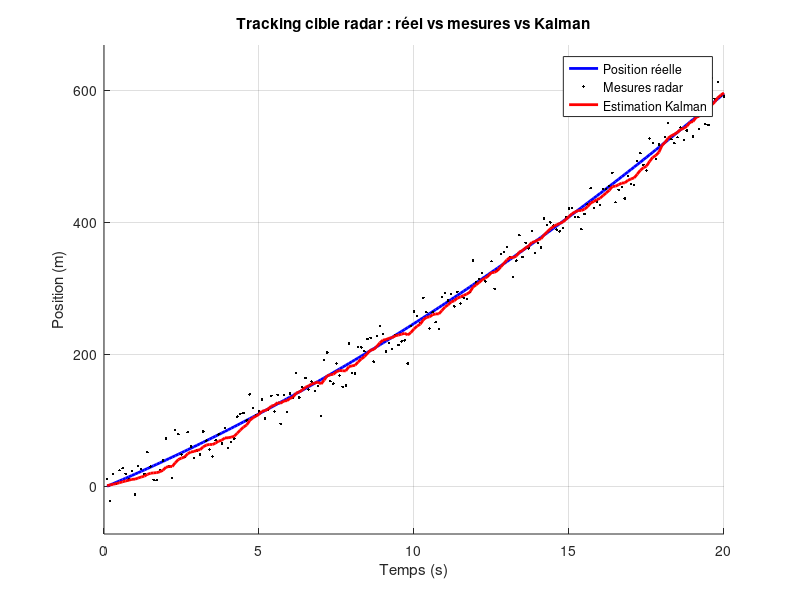

The MATLAB script that drew this image:
clear; close all; clc;
%% 
% Le filtre de Kalman est l'algorithme de référence pour le tracking linéaire
% avec bruits gaussiens.
% Il donne l'estimation optimale (au sens MMSE) de l'état.

%% ===============================
%     PARAMÈTRES DE LA SIMULATION
% ===============================
dt = 0.1;         % période radar
T = 20;           % durée totale
N = T/dt;         % nombre d'itérations

% Trajectoire réelle (exemple : cible avance + accélère)
pos_true  = zeros(1,N);
vel_true  = zeros(1,N);

pos_true(1) = 0;
vel_true(1) = 20;   % 20 m/s

acceleration = 1;   % m/s²

for k = 2:N
    vel_true(k) = vel_true(k-1) + acceleration*dt;
    pos_true(k) = pos_true(k-1) + vel_true(k-1)*dt;
end

%% ===================================
%      MESURES BRUITÉES DU RADAR
% ===================================
noise_std = 20;  % bruit énorme pour bien visualiser

z = pos_true + noise_std * randn(1,N);

%% ===================================
%        FILTRE DE KALMAN
% ===================================
A = [1 dt; 0 1];
H = [1 0];
Q = [1 0; 0 1];   % bruit de modélisation
R = noise_std^2;  % bruit de mesure

x = [0; 10];      % estimation initiale
P = eye(2);

x_est = zeros(2,N);

for k = 1:N
    % ----- PRÉDICTION -----
    x = A*x;
    P = A*P*A' + Q;

    % ----- MISE À JOUR -----
    K = P*H'/(H*P*H' + R);
    x = x + K*(z(k) - H*x);
    P = (eye(2)-K*H)*P;

    x_est(:,k) = x;
end

%% ===================================
%       ANIMATION DU TRACKING 🎬
% ===================================
figure; hold on; grid on;
title('Tracking cible radar : réel vs mesures vs Kalman');
xlabel('Temps (s)');
ylabel('Position (m)');
ylim([min(z)-50 max(z)+50]);

for k = 1:N
    cla;
    plot((1:k)*dt, pos_true(1:k), 'b', 'LineWidth', 2); hold on;   % réel
    plot((1:k)*dt, z(1:k), 'k.');                                 % mesures
    plot((1:k)*dt, x_est(1,1:k), 'r', 'LineWidth', 2);             % Kalman

    legend('Position réelle', 'Mesures radar', 'Estimation Kalman');
    drawnow;
end
